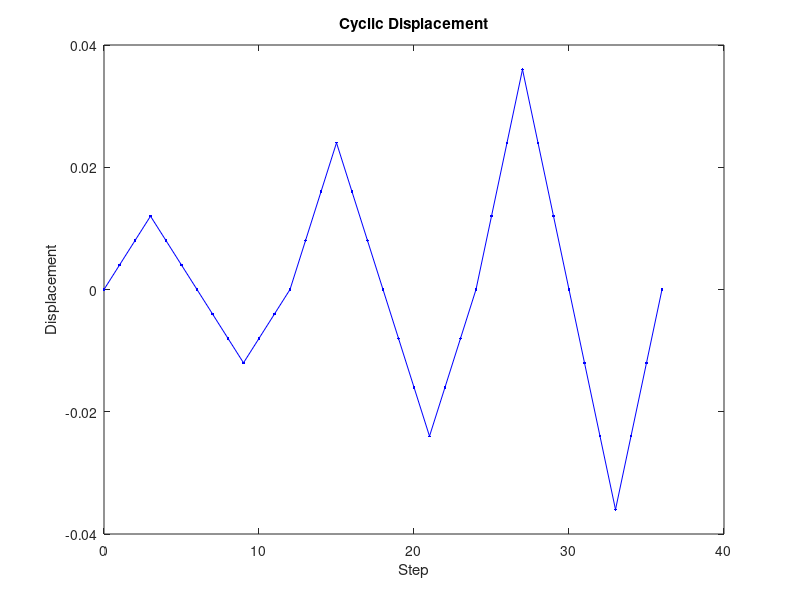

MATLAB code for this plot:
close all; clear all; clc;clear vars;
%====================User Input================================
% Define the initial value of load/displacement 
% LOAD.amp = [0.012 0.024 0.036 0.048 0.06];  %custom peak amplitude of each cycle
for i = 1:3
    LOAD.amp(i) = 0.012*i;
end
LOAD.node = [5 7];       %Node in which the disp is applied
step = 3
%====================End of User Input=========================

U = [0];
input_array = [];
for q = 1:length(LOAD.amp);   
    
    temp_cycle = [];
    % Define the initial value of y and the total number of steps
    DISPLACEMENT = LOAD.amp(q);
    % Initialize temporary u for each amplitude cycle
    u = zeros(1, length(step*2));

        %increment to the target displacement amplitude
        increment = DISPLACEMENT / step;
        for i = 1:step
            u(i) = increment*(i);
            temp_cycle = [temp_cycle increment];
        end
        
        %decrement to the target displacement amplitude
        unload = u(i)/step;
        for i = i+1:step*2
            u(i) = u(i-1) - unload;
            temp_cycle = [temp_cycle -unload];
        end
        U = [ U [u(:)]' [-1.*u(:)]'];
        
        input_array = [input_array temp_cycle -temp_cycle];
    
end

%This will be the increment of disp that will be applied in every step
input_array

X = 0:length(U)-1;

% Plot the graph
figure();
plot(X, U, 'b.-');
xlabel('Step');
ylabel('Displacement');
title('Cyclic Displacement');

csvwrite('u_input.csv',input_array);




